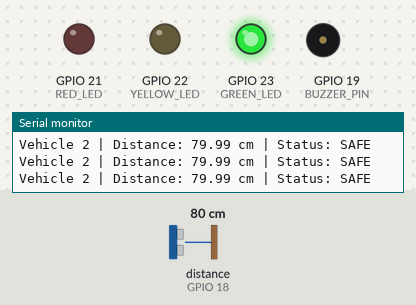
Bench run of a sketch on a simulated ESP32. On the bench: output pins drawn as LEDs (lit = HIGH), buzzer (waves = sounding, pin HIGH), the last lines printed to the serial monitor. Wiring (inferred from the names in the program): ultrasonic range finder: trigger GPIO 5; echo GPIO 18. The test bench sets the inputs (shaded band); at power-on: distance to the obstacle (sensor on GPIO 18) 80 cm. The echo pulse lasts 58.3 µs per cm; pins used as bus, display or sensor lines are not drawn.

Above: at 2.2 s.
2.3 s: distance to the obstacle (sensor on GPIO 18) set to 33 cm
4.3 s: distance to the obstacle (sensor on GPIO 18) set to 28 cm
At 6.2 s:
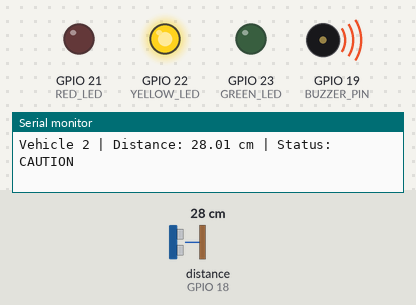
7.3 s: distance to the obstacle (sensor on GPIO 18) set to 16 cm
9.1 s: distance to the obstacle (sensor on GPIO 18) set to 12 cm
At 9.94 s:
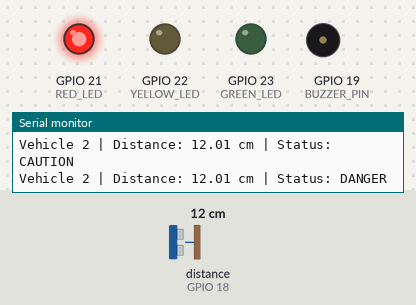
15.1 s: distance to the obstacle (sensor on GPIO 18) set to 35 cm
At 15.68 s:
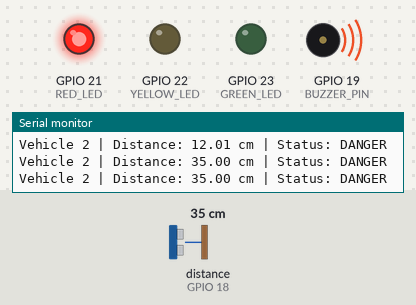
Timing chart, 0 to 18.1 s (numbered marks = the images above; inputs shaded):
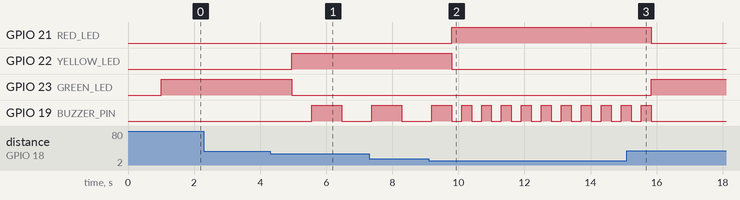

Measured:
- the behaviour switches between 31 and 30 cm on distance to the obstacle (sensor on GPIO 18) (found by bisection; images 0 and 1)
- the behaviour switches between 15 and 14 cm on distance to the obstacle (sensor on GPIO 18) (found by bisection; images 1 and 2)
- after the input at 4.3 s, GPIO 22 (YELLOW_LED): LOW → HIGH after 0.66 s; GPIO 23 (GREEN_LED): HIGH → LOW after 0.66 s; GPIO 19 (BUZZER_PIN): LOW → HIGH after 1.3 s, → LOW 0.91 s later
- after the input at 9.1 s, GPIO 21 (RED_LED): LOW → HIGH after 0.69 s; GPIO 22 (YELLOW_LED): HIGH → LOW after 0.69 s
- after the input at 15.1 s, GPIO 21 (RED_LED): HIGH → LOW after 0.74 s; GPIO 23 (GREEN_LED): LOW → HIGH after 0.74 s; GPIO 19 (BUZZER_PIN): goes on until 15.8 s, then stays LOW

The sketch:

vehicle_id_2.ino
```cpp
#include <WiFi.h>
#include <esp_now.h>
#include <esp_wifi.h>

#define VEHICLE_ID 2

// HC-SR04
#define TRIG_PIN 5
#define ECHO_PIN 18

// LEDs
#define GREEN_LED 23
#define YELLOW_LED 22
#define RED_LED 21

// Buzzer
#define BUZZER_PIN 19

// ---------------- DATA STRUCTURE ----------------

struct VehicleData {
  int vehicleID;
  float distance;
};

VehicleData receivedData;

// ---------------- STATUS ----------------

enum Status {
  SAFE,
  CAUTION,
  DANGER
};

Status currentStatus = SAFE;
Status detectedStatus = SAFE;

int sameStatusCount = 0;

// ---------------- BUZZER TIMING ----------------

unsigned long previousBuzzerMillis = 0;
bool buzzerState = false;

// ---------------- LED CONTROL ----------------

void setLEDs(bool green, bool yellow, bool red) {
  digitalWrite(GREEN_LED, green);
  digitalWrite(YELLOW_LED, yellow);
  digitalWrite(RED_LED, red);
}

void updateLED(Status status) {

  if (status == SAFE) {
    setLEDs(true, false, false);
  }

  else if (status == CAUTION) {
    setLEDs(false, true, false);
  }

  else {
    setLEDs(false, false, true);
  }
}

// ---------------- NON-BLOCKING BUZZER ----------------

void updateBuzzer(Status status) {

  unsigned long currentMillis = millis();

  // SAFE → Buzzer OFF
  if (status == SAFE) {

    digitalWrite(BUZZER_PIN, LOW);
    buzzerState = false;
    previousBuzzerMillis = currentMillis;

    return;
  }

  // CAUTION → Slow beep
  if (status == CAUTION) {

    if (currentMillis - previousBuzzerMillis >= 800) {

      previousBuzzerMillis = currentMillis;

      buzzerState = !buzzerState;

      digitalWrite(BUZZER_PIN, buzzerState);
    }

    return;
  }

  // DANGER → Fast beep
  if (status == DANGER) {

    if (currentMillis - previousBuzzerMillis >= 200) {

      previousBuzzerMillis = currentMillis;

      buzzerState = !buzzerState;

      digitalWrite(BUZZER_PIN, buzzerState);
    }

    return;
  }
}

// ---------------- DISTANCE ----------------

float getDistance() {

  digitalWrite(TRIG_PIN, LOW);
  delayMicroseconds(2);

  digitalWrite(TRIG_PIN, HIGH);
  delayMicroseconds(10);

  digitalWrite(TRIG_PIN, LOW);

  long duration = pulseIn(ECHO_PIN, HIGH, 30000);

  if (duration == 0) {
    return 999;
  }

  float distance = duration * 0.0343 / 2.0;

  return distance;
}

// ---------------- ESP-NOW RECEIVE ----------------

void OnDataRecv(const esp_now_recv_info_t *info,
                const uint8_t *incomingData,
                int len) {

  if (len == sizeof(VehicleData)) {

    memcpy(&receivedData,
           incomingData,
           sizeof(receivedData));

    // Ignore own data
    if (receivedData.vehicleID != VEHICLE_ID) {

      Serial.print("Received Vehicle ");
      Serial.print(receivedData.vehicleID);

      Serial.print(" Distance: ");
      Serial.print(receivedData.distance);

      Serial.println(" cm");
    }
  }
}

// ---------------- SETUP ----------------

void setup() {

  Serial.begin(115200);

  delay(1000);

  // HC-SR04
  pinMode(TRIG_PIN, OUTPUT);
  pinMode(ECHO_PIN, INPUT);

  // LEDs
  pinMode(GREEN_LED, OUTPUT);
  pinMode(YELLOW_LED, OUTPUT);
  pinMode(RED_LED, OUTPUT);

  // Buzzer
  pinMode(BUZZER_PIN, OUTPUT);
  digitalWrite(BUZZER_PIN, LOW);

  // Initial Green
  setLEDs(true, false, false);

  // WiFi Station
  WiFi.mode(WIFI_STA);

  // ESP-NOW channel 1
  esp_wifi_set_channel(1, WIFI_SECOND_CHAN_NONE);

  // Start ESP-NOW
  if (esp_now_init() != ESP_OK) {

    Serial.println("ESP-NOW initialization failed!");

    return;
  }

  // Register receive callback
  esp_now_register_recv_cb(OnDataRecv);

  // Broadcast address
  uint8_t broadcastAddress[] = {
    0xFF,
    0xFF,
    0xFF,
    0xFF,
    0xFF,
    0xFF
  };

  esp_now_peer_info_t peerInfo = {};

  memcpy(peerInfo.peer_addr,
         broadcastAddress,
         6);

  peerInfo.channel = 1;
  peerInfo.encrypt = false;

  // Add peer
  if (!esp_now_is_peer_exist(broadcastAddress)) {
    esp_now_add_peer(&peerInfo);
  }

  Serial.println();
  Serial.println("================================");
  Serial.println("       VEHICLE 2 READY");
  Serial.println("================================");
}

// ---------------- LOOP ----------------

void loop() {

  float distance = getDistance();

  // ---------------- DETECT STATUS ----------------

  Status newStatus;

  if (distance <= 15) {

    newStatus = DANGER;
  }

  else if (distance <= 30) {

    newStatus = CAUTION;
  }

  else {

    newStatus = SAFE;
  }

  // ---------------- STABILITY CHECK ----------------

  if (newStatus == detectedStatus) {

    sameStatusCount++;
  }

  else {

    detectedStatus = newStatus;
    sameStatusCount = 1;
  }

  // Change LED only after 3 same readings
  if (sameStatusCount >= 3 &&
      currentStatus != detectedStatus) {

    currentStatus = detectedStatus;

    updateLED(currentStatus);
  }

  // ---------------- BUZZER ----------------

  updateBuzzer(currentStatus);

  // ---------------- STATUS TEXT ----------------

  String statusText;

  if (currentStatus == SAFE) {

    statusText = "SAFE";
  }

  else if (currentStatus == CAUTION) {

    statusText = "CAUTION";
  }

  else {

    statusText = "DANGER";
  }

  // ---------------- SEND ESP-NOW DATA ----------------

  VehicleData data;

  data.vehicleID = VEHICLE_ID;
  data.distance = distance;

  uint8_t broadcastAddress[] = {
    0xFF,
    0xFF,
    0xFF,
    0xFF,
    0xFF,
    0xFF
  };

  esp_now_send(
    broadcastAddress,
    (uint8_t *)&data,
    sizeof(data)
  );

  // ---------------- SERIAL MONITOR ----------------

  Serial.print("Vehicle 2 | Distance: ");
  Serial.print(distance);

  Serial.print(" cm | Status: ");
  Serial.println(statusText);

  delay(300);
}
```
